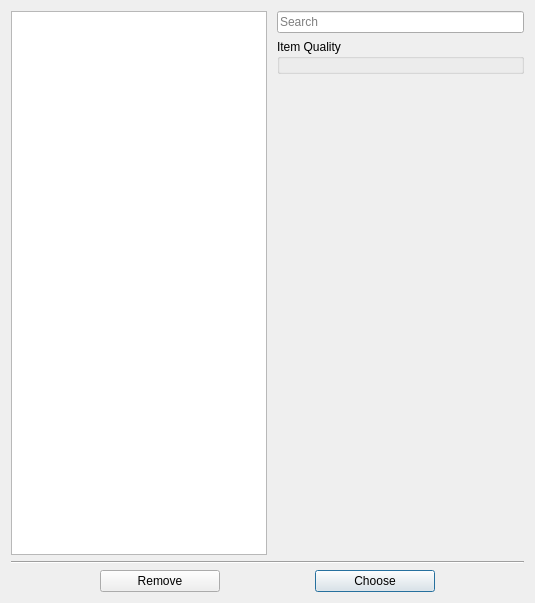
<?xml version="1.0" encoding="UTF-8"?>
<ui version="4.0">
 <class>EquipmentChoiceDialogClass</class>
 <widget class="QDialog" name="EquipmentChoiceDialogClass">
  <property name="geometry">
   <rect>
    <x>0</x>
    <y>0</y>
    <width>535</width>
    <height>603</height>
   </rect>
  </property>
  <property name="windowTitle">
   <string>Equipment Choice</string>
  </property>
  <property name="modal">
   <bool>true</bool>
  </property>
  <layout class="QVBoxLayout" name="verticalLayout">
   <item>
    <layout class="QHBoxLayout" name="horizontalLayout_2">
     <item>
      <widget class="QListWidget" name="listWidgetChoices"/>
     </item>
     <item>
      <layout class="QVBoxLayout" name="verticalLayout_4">
       <property name="leftMargin">
        <number>4</number>
       </property>
       <item>
        <widget class="QLineEdit" name="lineEditSearch">
         <property name="placeholderText">
          <string>Search</string>
         </property>
        </widget>
       </item>
       <item>
        <widget class="QGroupBox" name="groupBoxItemQuality">
         <property name="sizePolicy">
          <sizepolicy hsizetype="Preferred" vsizetype="Preferred">
           <horstretch>0</horstretch>
           <verstretch>0</verstretch>
          </sizepolicy>
         </property>
         <property name="title">
          <string>Item Quality</string>
         </property>
         <layout class="QVBoxLayout" name="verticalLayout_2">
          <property name="leftMargin">
           <number>9</number>
          </property>
          <property name="topMargin">
           <number>6</number>
          </property>
          <property name="rightMargin">
           <number>9</number>
          </property>
          <property name="bottomMargin">
           <number>6</number>
          </property>
         </layout>
        </widget>
       </item>
       <item>
        <spacer name="verticalSpacer">
         <property name="orientation">
          <enum>Qt::Vertical</enum>
         </property>
         <property name="sizeHint" stdset="0">
          <size>
           <width>20</width>
           <height>40</height>
          </size>
         </property>
        </spacer>
       </item>
      </layout>
     </item>
    </layout>
   </item>
   <item>
    <widget class="Line" name="line">
     <property name="orientation">
      <enum>Qt::Horizontal</enum>
     </property>
    </widget>
   </item>
   <item>
    <layout class="QHBoxLayout" name="horizontalLayout">
     <item>
      <widget class="QPushButton" name="pushButtonRemove">
       <property name="maximumSize">
        <size>
         <width>120</width>
         <height>16777215</height>
        </size>
       </property>
       <property name="text">
        <string>Remove</string>
       </property>
      </widget>
     </item>
     <item>
      <widget class="QPushButton" name="pushButtonChoose">
       <property name="maximumSize">
        <size>
         <width>120</width>
         <height>16777215</height>
        </size>
       </property>
       <property name="text">
        <string>Choose</string>
       </property>
       <property name="default">
        <bool>true</bool>
       </property>
      </widget>
     </item>
    </layout>
   </item>
  </layout>
 </widget>
 <layoutdefault spacing="6" margin="11"/>
 <resources/>
 <connections/>
</ui>
